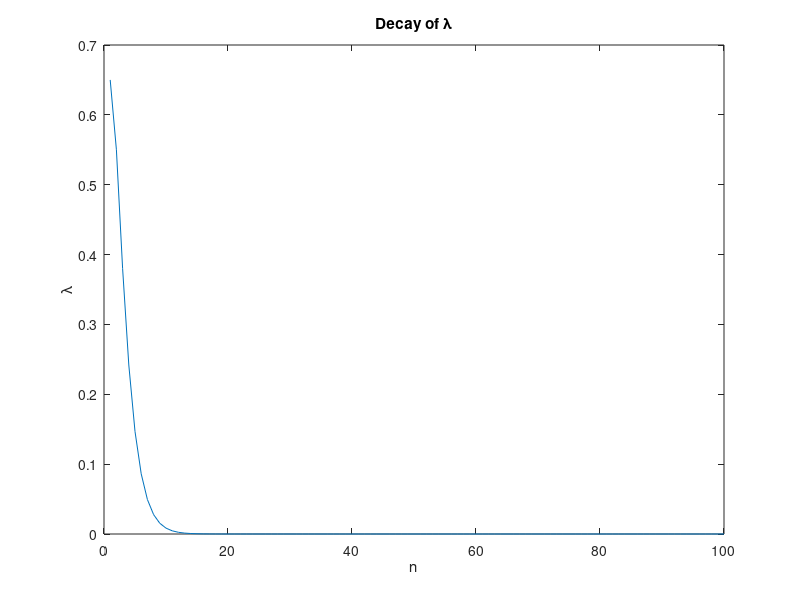

Source code (MATLAB):


%% Compute A and R
l1 = 0.65;
l2 = 0.55;

R2 = l2*(2+l1)/l1/(4+l2);
A = 2*l1 / ((2+l1)*R2 - l1);
R = sqrt(R2);

disp(['A = ' num2str(A) '; R = ' num2str(R)]);
%% Compute lambda
n=1:100;

lambda = (R.^(2*n).*n*2*A)./(2 + A*(1-R.^(2*n)));

%% Plot
% Exponential decrease
plot(n,lambda);
title('Decay of \lambda');xlabel('n');ylabel('\lambda');